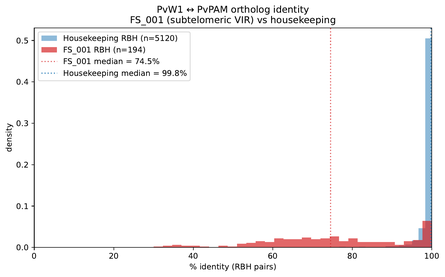
#> input picture manuscript/figures/fig3_identity_hist.png, 445 x 277 px, shrunk from 1579 x 982 before the run, found by its file name
$ python make_figure4_synteny_twilight.py
#> lines starting #> are read from the running program, lines starting #| are printed output that depends on the picture
#!/usr/bin/env python3
"""
Generate publication-grade Figure 4:
The Sequence Twilight Zone and Breakdown of Syntenic Orthology in Multigene Antigen Families.

Panel a: Pairwise amino acid sequence identity histogram comparing 5,120 housekeeping genes vs 194 FS_001 pairs.
Panel b: Whole-genome ribbon synteny map between PvW1 (Thailand) and PvPAM (Peru).
"""

import matplotlib.pyplot as plt
from PIL import Image
import matplotlib as mpl

mpl.rcParams["font.sans-serif"] = ["Helvetica", "Arial", "DejaVu Sans"]
mpl.rcParams["font.family"] = "sans-serif"
mpl.rcParams["figure.dpi"] = 300
mpl.rcParams["savefig.dpi"] = 300
mpl.rcParams["pdf.fonttype"] = 42

def build_figure4():
    fig = plt.figure(figsize=(13.0, 10.0))

    # Panel a: Identity histogram (left/top, x: 0.04 to 0.44, y: 0.52 to 0.94)
    # Wait, let's look at aspect ratios:
    # fig3_identity_hist is 1579 x 982 (aspect ~1.6)
    # fig4_ribbon_synteny is 3550 x 1380 (aspect ~2.57)
    # We can place Panel a at top or left, and Panel b across bottom!

    # Top row: Panel a (Identity histogram) with an explanatory text box on the right
    ax_a = fig.add_axes([0.04, 0.52, 0.46, 0.41])
    im_a = Image.open("/Users/anton/git/orbit-paper/manuscript/figures/fig3_identity_hist.png")
#> im_a is the input picture: PIL image 445x277 RGB; mean R, G, B 247.3, 246, 246.4
    ax_a.imshow(im_a)
    ax_a.axis("off")
    ax_a.text(0.01, 1.05, "a", transform=ax_a.transAxes, fontsize=15, fontweight="bold", color="#1E3A8A", va="top")
    ax_a.text(0.08, 1.05, "Sequence Identity in the Twilight Zone",
              transform=ax_a.transAxes, fontsize=11, fontweight="bold", color="#0F172A", va="top")
    ax_a.text(0.08, 1.00, "Pairwise amino acid identity of housekeeping core (n=5,120) vs VIR FS_001 (n=194)",
              transform=ax_a.transAxes, fontsize=8.2, fontstyle="italic", color="#475569", va="top")

    # Top right: Explanatory summary panel
    ax_desc = fig.add_axes([0.53, 0.52, 0.43, 0.41])
    ax_desc.axis("off")
    desc_box = mpl.patches.FancyBboxPatch((0.02, 0.02), 0.96, 0.94, boxstyle="round,pad=0.02,rounding_size=0.03",
                                          facecolor="#F8FAFC", edgecolor="#CBD5E1", linewidth=1.2)
    ax_desc.add_patch(desc_box)
    ax_desc.text(0.07, 0.88, "Key Orthology Findings:", fontsize=10.5, fontweight="bold", color="#0F172A")
    ax_desc.text(0.07, 0.54,
                 "• Housekeeping Backbone: Mean identity ~98%,\n"
                 "  establishing high cross-continental assembly fidelity.\n\n"
                 "• VIR Antigens in the Twilight Zone: Median identity\n"
                 "  is only ~32% within FS_001, where sequence alignment\n"
                 "  methods lose statistical sensitivity.\n\n"
                 "• Pseudogene Rescue: Translating unannotated GFF3\n"
                 "  pseudogenes rescued 145 loci, restoring syntenic\n"
                 "  landmarks in Peru and Indonesia.\n\n"
                 "• Syntenic Filtering: Out of 194 reciprocal best-hit\n"
                 "  (RBH) pairs between Thailand and Peru, only 11\n"
                 "  possess conserved flanking microsynteny.",
                 fontsize=8.5, color="#334155", va="center")

    # Bottom row: Panel b (Ribbon synteny map across whole width, x: 0.04 to 0.96, y: 0.04 to 0.45)
    ax_b = fig.add_axes([0.04, 0.03, 0.92, 0.44])
    im_b = Image.open("/Users/anton/git/orbit-paper/manuscript/figures/fig4_ribbon_synteny.png")
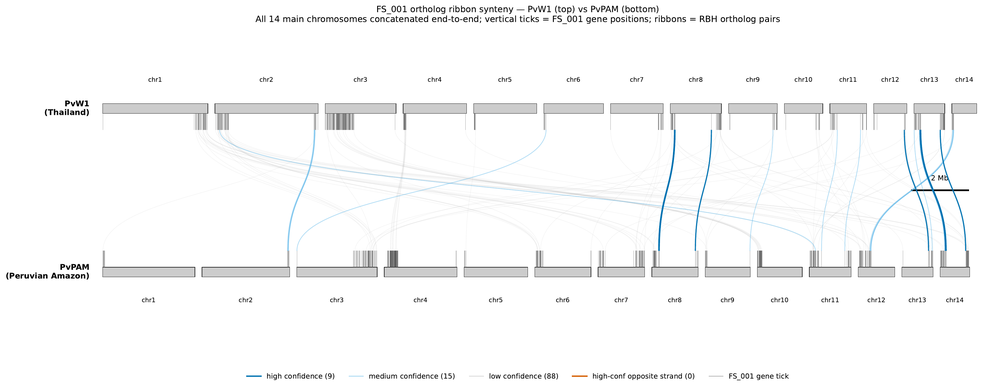
#> input picture manuscript/figures/fig4_ribbon_synteny.png, 1000 x 389 px, shrunk from 3550 x 1380 before the run, found by its file name
#> im_b is the input picture: PIL image 1000x389 RGB; mean R, G, B 247.8, 248.2, 248.5
    ax_b.imshow(im_b)
    ax_b.axis("off")
    ax_b.text(0.01, 1.05, "b", transform=ax_b.transAxes, fontsize=15, fontweight="bold", color="#1E3A8A", va="top")
    ax_b.text(0.04, 1.05, "Cross-Continental Ribbon Synteny Map Between PvW1 (Thailand) and PvPAM (Peru)",
              transform=ax_b.transAxes, fontsize=11, fontweight="bold", color="#0F172A", va="top")
    ax_b.text(0.04, 1.00, "Conserved internal chromosomal backbone (grey ribbons) flanked by highly scrambled, non-syntenic subtelomeric VIR clusters",
              transform=ax_b.transAxes, fontsize=8.2, fontstyle="italic", color="#475569", va="top")

    plt.savefig("/Users/anton/git/orbit-paper/manuscript/figures/figure4_synteny_twilight.png", dpi=300, bbox_inches="tight")
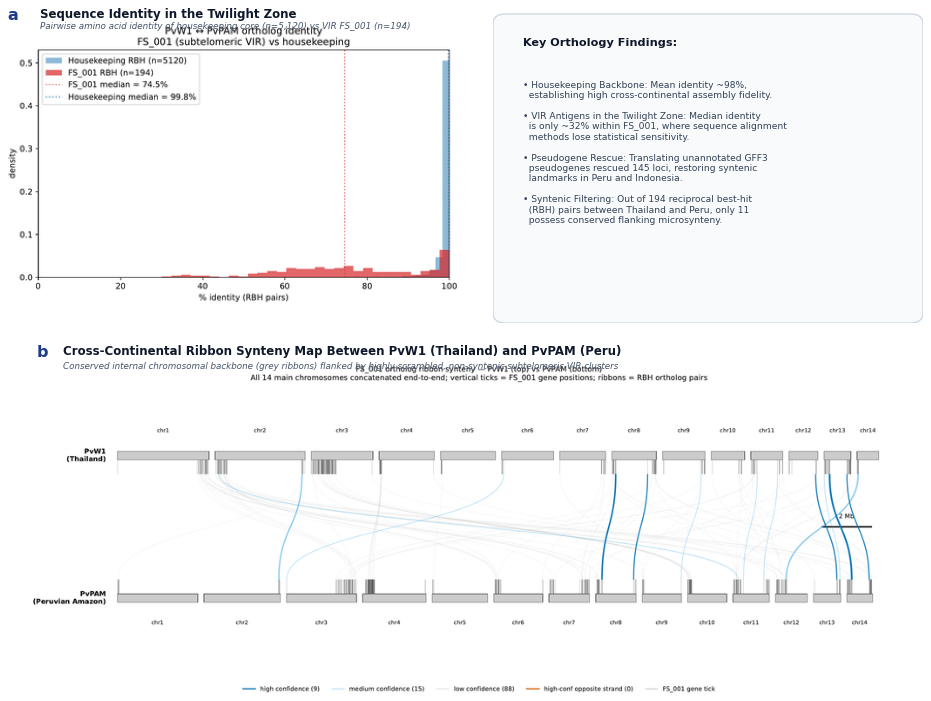
#> figure drawn by matplotlib, 3 panels
    plt.savefig("/Users/anton/git/orbit-paper/manuscript/figures/figure4_synteny_twilight.pdf", bbox_inches="tight")
    print("Figure 4 successfully generated!")

if __name__ == "__main__":
    build_figure4()
